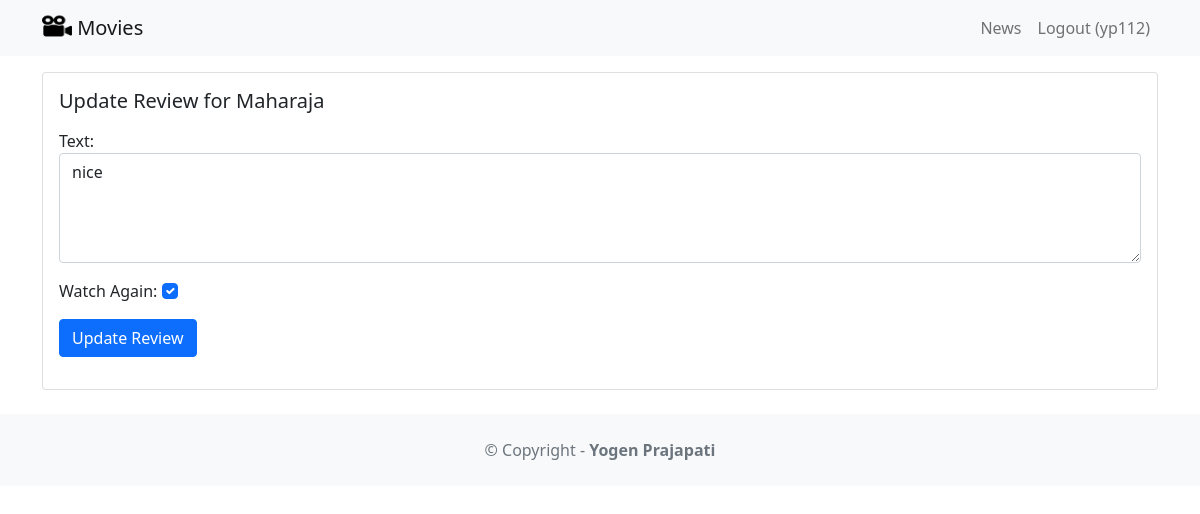
The app's page /movie/review/7 (signed in) with its own data.
### movie/models.py (models this page shows, shortened)
class Review(models.Model):
    text = models.TextField()  # Assuming you have a 'text' field
    user = models.ForeignKey(User, on_delete=models.CASCADE)
    movie = models.ForeignKey('Movie', on_delete=models.CASCADE)
    watchAgain = models.BooleanField(default=False)

class Movie(models.Model):
    title = models.CharField(max_length=500)
    description = models.CharField(max_length=500)
    image = models.ImageField(upload_to='movie/images/')
    url = models.URLField(blank=True)

### movie/views.py (the view, shortened to what this page needs)
# urls.py: path('review/<int:review_id>',views.updatereview,name='updatereview'),
@login_required
def updatereview(request, review_id):
            review = get_object_or_404(Review,pk=review_id,user=request.user)
            if request.method == 'GET':
                   form = ReviewForm(instance=review)
                   return render(request, 'updatereview.html',{'review': review,'form':form})

### movie/forms.py
class ReviewForm(ModelForm):
    def __init__(self, *args, **kwargs):
        super().__init__(*args, **kwargs)  # Use super() correctly
        self.fields['text'].widget.attrs.update({'class': 'form-control'})
        self.fields['watchAgain'].widget.attrs.update({'class': 'form-check-input'})
    class Meta:
        model = Review
        fields = ['text', 'watchAgain']  # Ensure 'watchAgain' is included
        labels = {
            'watchAgain': 'Watch Again'
        }
        widgets = {
            'text': Textarea(attrs={'rows': 4}),
        }

### movie/templates/updatereview.html (shortened to what this page needs)
<!DOCTYPE html>
<html lang="en">
<head>
</head>
<body>
    {% extends 'base.html' %}
    {% block content %}
    <div class="card mb-3">
        <div class="row g-0">
            <div>
                <div class="card-body">
                    <h5 class="card-title">
                        Update Review for {{ review.movie.title }}
                    </h5>
                    <p class="card-text">
                    <form method="POST">
                        {{ form.as_p }}
                        <button type="submit" class="btn btn-primary">
                            Update Review
                        </button>
                    </form>
                    </p>
                </div>
            </div>
        </div>
    </div>
    {% endblock content %}

### movie/templates/base.html (shortened to what this page needs)
<!DOCTYPE html>
<html>
<head>
    <link href="https://cdn.jsdelivr.net/npm/bootstrap@5.1.1/dist/css/bootstrap.min.css" rel="stylesheet" />
</head>
<body>
    {% load static %}
    <nav class="navbar navbar-expand-lg navbar-light bg-light mb-3">
        <div class="container">
            <a class="navbar-brand" href="{% url 'home' %}">
                <img src="{% static 'images/movie.png' %}" alt="" width="30" height="24" class="d-inline-block align-text-top" />
                Movies
            </a>
            <div class="collapse navbar-collapse" id="navbarNavAltMarkup">
                <div class="navbar-nav ms-auto">
                    <a class="nav-link" href="{% url 'news' %}">News</a>
                    {% if user.is_authenticated %}
                    <a class="nav-link" href="{% url 'logoutaccount' %}">
                    Logout ({{ user.username }})
                    </a>
                    {% else %}
                    <a class="nav-link" href="{% url 'loginaccount' %}">Login</a>
                    <a class="nav-link" href="{% url 'signupaccount' %}">Sign Up</a>
                    {% endif %}
                </div>
            </div>
        </div>
    </nav>
    <div class="container">
        {% block content %}
        {% endblock content %}
    </div>
    <footer class="text-center text-lg-start bg-light text-muted mt-4">
        <div class="text-center p-4">
            © Copyright -
            <a class="text-reset fw-bold text-decoration-none" target="_blank" href="https://twitter.com/greglim81">
                Yogen Prajapati
            </a>
        </div>
    </footer>
</body>
</html>

### records on screen
Review: movie "Maharaja", text "nice", watchAgain "☑"

### other values on screen
{{ user.username }} "yp112"
